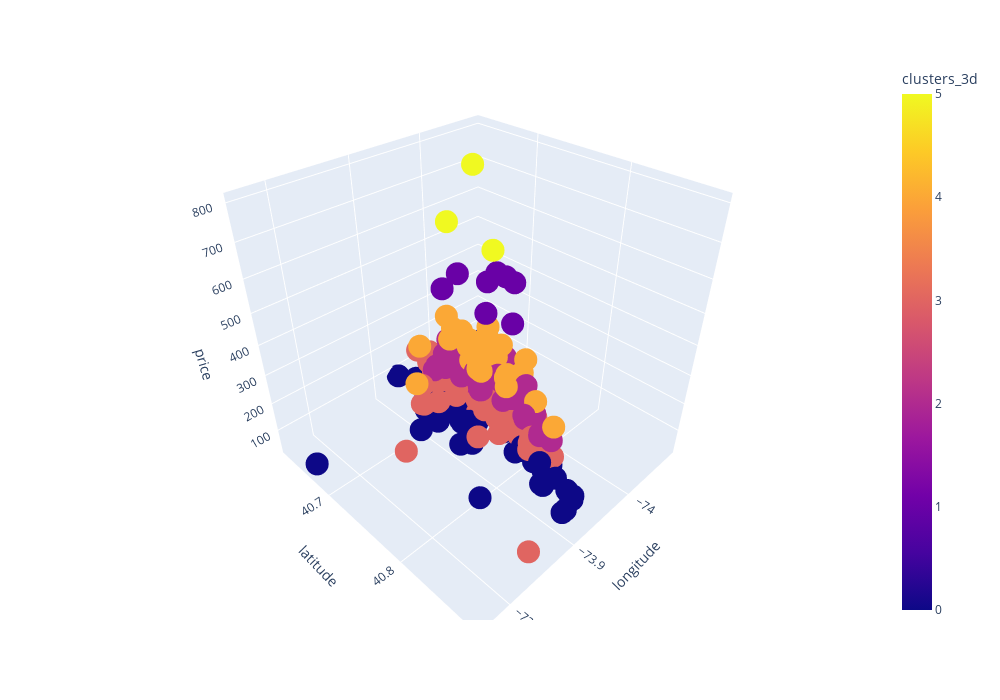

This figure's notebook cell:
### Code cell
import plotly
import plotly.express as px

# передаём датафрейм и поля, которые нужно использовать для осей абсцисс, ординат и аппликат
# в значение color передаём номера кластеров
fig = px.scatter_3d(
    data_frame=df, 
    x = 'longitude', 
    y = 'latitude', 
    z = 'price', 
    color=df.clusters_3d, 
    width=1000,
    height=700
)

#отображаем график
fig.show()

### Figure 1 — Plotly figure (JSON) as saved in the notebook; plotly's stock layout.template omitted (floating-point values rounded to 4 significant figures; data arrays with more than 128 entries replaced by an {"elided": "..."} marker saying what was removed)
{"data": [{"hovertemplate": "longitude=%{x}<br>latitude=%{y}<br>price=%{z}<br>clusters_3d=%{marker.color}<extra></extra>", "legendgroup": "", "marker": {"color": {"elided": "350 int values"}, "coloraxis": "coloraxis", "symbol": "circle"}, "mode": "markers", "name": "", "scene": "scene", "showlegend": false, "type": "scatter3d", "x": {"elided": "350 float values"}, "y": {"elided": "350 float values"}, "z": {"elided": "350 int values"}}], "layout": {"coloraxis": {"colorbar": {"title": {"text": "clusters_3d"}}, "colorscale": [[0, "#0d0887"], [0.1111, "#46039f"], [0.2222, "#7201a8"], [0.3333, "#9c179e"], [0.4444, "#bd3786"], [0.5556, "#d8576b"], [0.6667, "#ed7953"], [0.7778, "#fb9f3a"], [0.8889, "#fdca26"], [1, "#f0f921"]]}, "height": 700, "legend": {"tracegroupgap": 0}, "margin": {"t": 60}, "scene": {"domain": {"x": [0, 1], "y": [0, 1]}, "xaxis": {"title": {"text": "longitude"}}, "yaxis": {"title": {"text": "latitude"}}, "zaxis": {"title": {"text": "price"}}}, "width": 1000}}
